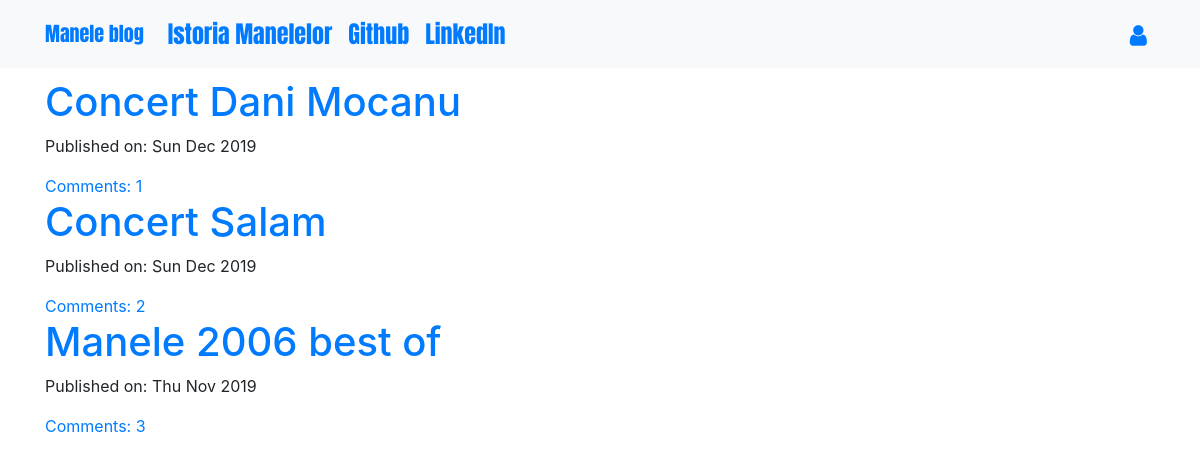
Before: / with the older database file.
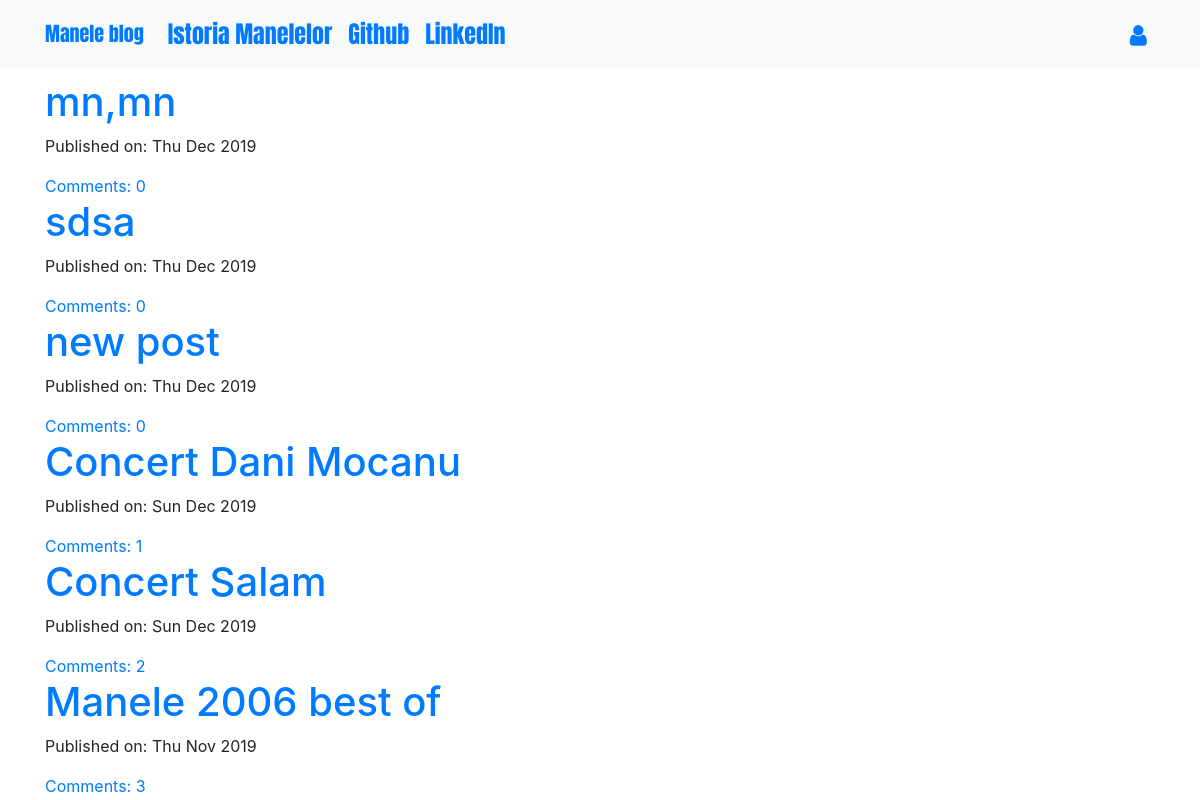
After: the same page with the newer database file.
### blog/models.py (models this page shows, shortened)
class Post(models.Model):
    author = models.ForeignKey('auth.User',on_delete=models.CASCADE)  # FK spre modelul auth.User (autentificarea userilor in admin) # FK-ul este cel ce  umple capul Authod cu valori selectabile
    title = models.CharField(max_length=200)
    text = models.TextField()
    created_date = models.DateTimeField(default=timezone.now)
    published_date = models.DateTimeField(blank=True, null=True)
    def approve_comments(self):  #afiseaza lista de commentarii aprobate -- filter
        return self.comments.filter(approved_comment=True)

### blog/views.py (the view)
# urls.py: path('',views.PostListView.as_view(),name='post_list'),
class PostListView(ListView):              # Template default suffix is _list
    model = Post                           # You can avoid context_object_name too. The default behaviour of ListView is to populate the template with context name object_list (vezi get_context_object_name)
    def get_queryset(self):                # Get the list of items for this view. This must be an iterable and may be a queryset (in which queryset-specific behavior will be enabled).
        return Post.objects.filter(published_date__lte=timezone.now()).order_by('-published_date')

### blog/templates/blog/post_list.html
{% extends 'blog/base.html' %}
{% block content %}
<div class="centerstage">
    {% for post in post_list %}
        <div class="post">
            <h1><a href="{% url 'post_detail' pk=post.pk %}">{{ post.title }}</a></h1>
            <div class="date">
                <p>Published on: {{ post.published_date|date:"D M Y"}}</p>
            </div>
            <a href="{% url 'post_detail' pk=post.pk %}">Comments: {{ post.approve_comments.count }}</a>
             </div>
    {% endfor %}
</div>
{% endblock %}

### blog/templates/blog/base.html (shortened to what this page needs)
<!DOCTYPE html>
{% load static %}
<html>
  <head>
    <link rel="stylesheet" href="{% static "css/blog.css" %}">
    <link rel="stylesheet" href="{% static "css/bootstrap.min.css" %}" >
    <link rel="stylesheet" href="{% static "css/font-awesome.min.css"%}" >
    <link rel="stylesheet" href="{% static "css/medium-editor.min.css"%}"  type="text/css" media="screen" charset="utf-8">
  </head>
  <body class='loader'>
    <nav class="navbar navbar-expand-lg bg-light techfont">
      <div class="container">
        <div class="navbar-nav align-items-center">
          <a class="navbar-brand bigbrand" href="{% url 'post_list' %}">Manele blog</a>
          <a class="nav-item nav-link" href="{% url 'about' %}">Istoria Manelelor</a>
          <a class="nav-item nav-link" href="https://www.github.com">Github</a>
          <a class="nav-item nav-link" href="https://www.linkedin.com">LinkedIn</a>
        </div>
        <div class="navbar-nav align-items-center ml-auto">
          {% if user.is_authenticated %}
            <a class="nav-item nav-link" href="{% url 'post_new' %}">New Post</a>
            <a class="nav-item nav-link" href="{% url 'post_draft_list' %}">Drafts</a>
            <a class="nav-item nav-link" href="{% url 'logout' %}">Log out</a>
            <a class="nav-item nav-link" >Welcome: {{ user.username }}</a>
          {% else %}
             <a class="nav-item nav-link" href="{% url 'logare' %}" aria-label="Login">
              <i  class="fa fa-user" aria-hidden="true"></i></a>
          {% endif %}
        </div>
      </div>
    </nav>
          <div class="content container">
              <div class="row">
                  <div class="col-md-8">
                    <div class="blog_posts">
                      {% block content %}
                      {% endblock %}
                    </div>
                  </div>
              </div>
          </div>
  </body>
</html>

### blog/static/css/blog.css (style rules this page uses)
.techfont { font-family: 'Anton', sans-serif; font-size: 1.5em; margin-bottom: 10px; }
.centerstage { margin-left: auto; margin-right: auto; }
.bigbrand { font-size: 1.5em; }
.loader { filter:hue-rotate(0deg); color: linear-gradient(45deg,#0f8,#08f); animation:hue 5000ms infinite linear; }

Changed rows visible on the page:
added Post: title "mn,mn", published_date "Thu Dec 2019", approve_comments.count "0"
added Post: title "sdsa", published_date "Thu Dec 2019", approve_comments.count "0"
added Post: title "new post", published_date "Thu Dec 2019", approve_comments.count "0"
